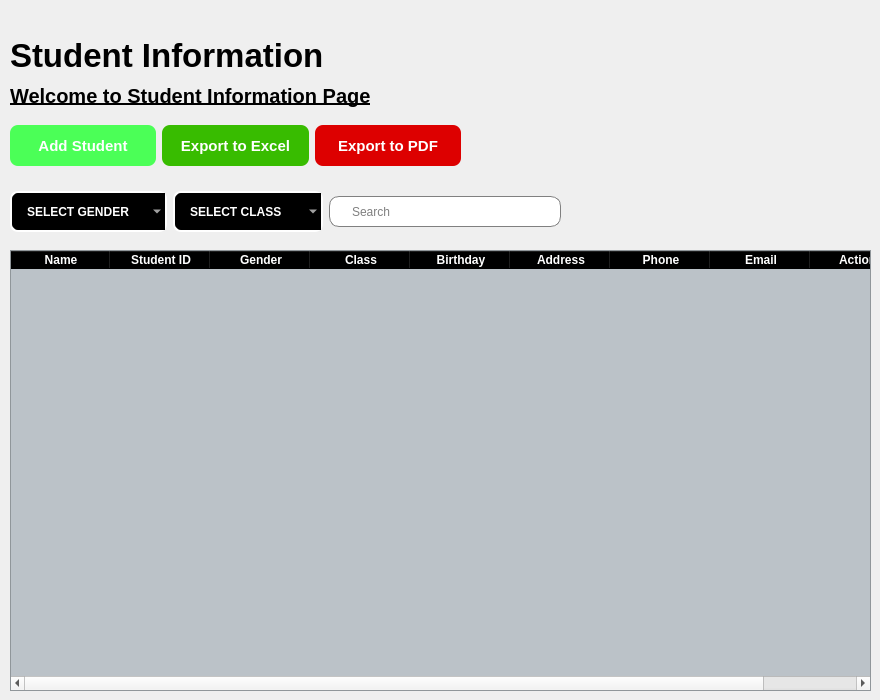
         <widget class="QWidget" name="page_3">
          <widget class="QLabel" name="label_9">
           <property name="geometry">
            <rect>
             <x>10</x>
             <y>10</y>
             <width>431</width>
             <height>91</height>
            </rect>
           </property>
           <property name="font">
            <font>
             <pointsize>25</pointsize>
             <weight>75</weight>
             <bold>true</bold>
            </font>
           </property>
           <property name="text">
            <string>Student Information</string>
           </property>
          </widget>
          <widget class="QLabel" name="label_19">
           <property name="geometry">
            <rect>
             <x>10</x>
             <y>80</y>
             <width>491</width>
             <height>31</height>
            </rect>
           </property>
           <property name="font">
            <font>
             <pointsize>15</pointsize>
             <weight>75</weight>
             <italic>false</italic>
             <bold>true</bold>
             <underline>true</underline>
            </font>
           </property>
           <property name="text">
            <string>Welcome to Student Information Page</string>
           </property>
          </widget>
          <widget class="QTableWidget" name="studentInfo_table">
           <property name="geometry">
            <rect>
             <x>10</x>
             <y>250</y>
             <width>861</width>
             <height>441</height>
            </rect>
           </property>
           <property name="styleSheet">
            <string notr="true">QHeaderView::section{
	font-weight: bold;
	background-color: black;
	color: white;
}

QTableWidget{
	alternate-background-color: #B0EDFB;
	background-color: rgb(187, 194, 200);
}</string>
           </property>
           <column>
            <property name="text">
             <string>Name</string>
            </property>
           </column>
           <column>
            <property name="text">
             <string>Student ID</string>
            </property>
           </column>
           <column>
            <property name="text">
             <string>Gender</string>
            </property>
           </column>
           <column>
            <property name="text">
             <string>Class</string>
            </property>
           </column>
           <column>
            <property name="text">
             <string>Birthday</string>
            </property>
           </column>
           <column>
            <property name="text">
             <string>Address</string>
            </property>
           </column>
           <column>
            <property name="text">
             <string>Phone</string>
            </property>
           </column>
           <column>
            <property name="text">
             <string>Email</string>
            </property>
           </column>
           <column>
            <property name="text">
             <string>Actions</string>
            </property>
           </column>
          </widget>
          <widget class="QWidget" name="">
           <property name="geometry">
            <rect>
             <x>10</x>
             <y>120</y>
             <width>451</width>
             <height>51</height>
            </rect>
           </property>
           <layout class="QHBoxLayout" name="horizontalLayout_7">
            <item>
             <widget class="QPushButton" name="addStudent_btn">
              <property name="minimumSize">
               <size>
                <width>0</width>
                <height>41</height>
               </size>
              </property>
              <property name="maximumSize">
               <size>
                <width>16777215</width>
                <height>16777215</height>
               </size>
              </property>
              <property name="styleSheet">
               <string notr="true">QPushButton {
	background-color: rgb(75, 255, 87);
	color: white;
	border-radius: 8px;
	font-weight: bold;
	font-size: 15px;
}</string>
              </property>
              <property name="text">
               <string>Add Student</string>
              </property>
             </widget>
            </item>
            <item>
             <widget class="QPushButton" name="excelExport_btn">
              <property name="minimumSize">
               <size>
                <width>0</width>
                <height>41</height>
               </size>
              </property>
              <property name="maximumSize">
               <size>
                <width>16777215</width>
                <height>16777215</height>
               </size>
              </property>
              <property name="styleSheet">
               <string notr="true">QPushButton {
	background-color: rgb(56, 188, 0);
	color: white;
	border-radius: 8px;
	font-weight: bold;
	font-size: 15px;
}</string>
              </property>
              <property name="text">
               <string>Export to Excel</string>
              </property>
             </widget>
            </item>
            <item>
             <widget class="QPushButton" name="pdfExport_btn">
              <property name="minimumSize">
               <size>
                <width>0</width>
                <height>41</height>
               </size>
              </property>
              <property name="maximumSize">
               <size>
                <width>16777215</width>
                <height>16777215</height>
               </size>
              </property>
              <property name="styleSheet">
               <string notr="true">QPushButton {
	background-color: rgb(221, 0, 0);
	color: white;
	border-radius: 8px;
	font-weight: bold;
	font-size: 15px;
}</string>
              </property>
              <property name="text">
               <string>Export to PDF</string>
              </property>
             </widget>
            </item>
           </layout>
          </widget>
          <widget class="QWidget" name="">
           <property name="geometry">
            <rect>
             <x>10</x>
             <y>190</y>
             <width>551</width>
             <height>43</height>
            </rect>
           </property>
           <layout class="QHBoxLayout" name="horizontalLayout_8">
            <item>
             <widget class="QComboBox" name="select_gender">
              <property name="minimumSize">
               <size>
                <width>150</width>
                <height>0</height>
               </size>
              </property>
              <property name="styleSheet">
               <string notr="true">QComboBox {
	border: 2px solid white;
	border-radius: 8px;
	padding: 1px 18px  1px 3px;
	background-color: black;
	color: white;
	height: 35px;
	padding-left: 15px;
	font-weight: bold;
	selection-background-color: #2980B9;
}</string>
              </property>
              <item>
               <property name="text">
                <string>SELECT GENDER</string>
               </property>
              </item>
              <item>
               <property name="text">
                <string>Male</string>
               </property>
              </item>
              <item>
               <property name="text">
                <string>Female</string>
               </property>
              </item>
             </widget>
            </item>
            <item>
             <widget class="QComboBox" name="select_grade">
              <property name="minimumSize">
               <size>
                <width>150</width>
                <height>0</height>
               </size>
              </property>
              <property name="styleSheet">
               <string notr="true">QComboBox {
	border: 2px solid white;
	border-radius: 8px;
	padding: 1px 18px  1px 3px;
	background-color: black;
	color: white;
	height: 35px;
	padding-left: 15px;
	font-weight: bold;
	selection-background-color: #2980B9;
}</string>
              </property>
              <item>
               <property name="text">
                <string>SELECT CLASS</string>
               </property>
              </item>
              <item>
               <property name="text">
                <string>Grade 1</string>
               </property>
              </item>
              <item>
               <property name="text">
                <string>Grade 2</string>
               </property>
              </item>
             </widget>
            </item>
            <item>
             <widget class="QLineEdit" name="search_student">
              <property name="maximumSize">
               <size>
                <width>16777215</width>
                <height>31</height>
               </size>
              </property>
              <property name="styleSheet">
               <string notr="true">QLineEdit {
	padding-left: 20px;
	border: 1px solid grey;
	border-radius: 10px;
}</string>
              </property>
              <property name="placeholderText">
               <string>Search</string>
              </property>
             </widget>
            </item>
           </layout>
          </widget>
         </widget>
